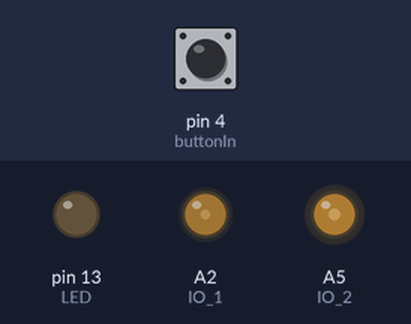
Recording of a program running on a simulated Teensy 3. Parts: output pins drawn as LEDs (lit = HIGH). Inputs (shaded band) come from the test bench; at power-on: pin 4 (buttonIn) HIGH.

Above: at 1.25 s.
1.3 s: pin 4 (buttonIn) pulled LOW for 0.15 s
At 1.8 s:
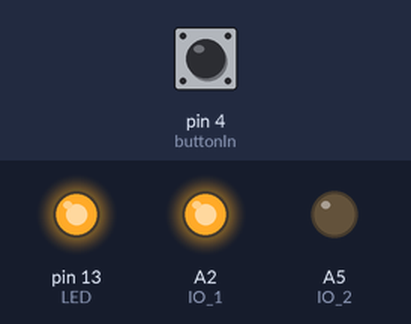
4.3 s: pin 4 (buttonIn) pulled LOW for 1 s
At 6.6 s:
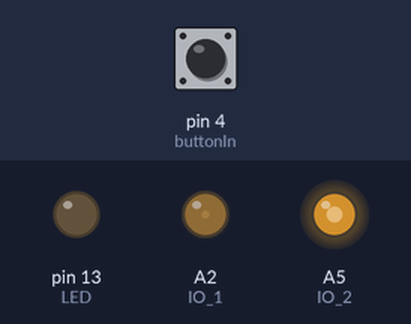
7.7 s: pin 4 (buttonIn) pulled LOW for 0.15 s
At 8.2 s:
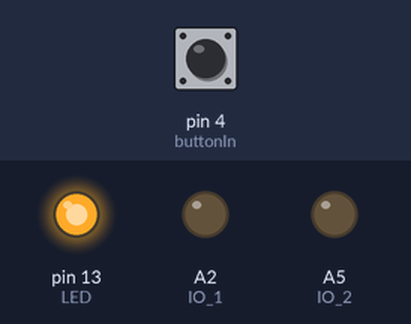
Timing chart, 0 to 16.7 s (numbered marks = the images above; inputs shaded):
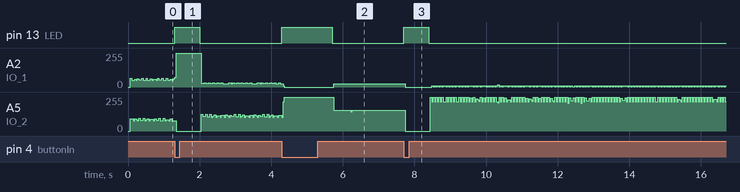

The program:

main.cpp
```cpp
///////////////////////////////////////////////////////
// Created by Jacob Sickafoose on 4/16/22            //
// Updated for the Crow Prototype                    //
// design is outlined in the deliverable, 4.?.?      //
///////////////////////////////////////////////////////
#include <Arduino.h>

//////////////////////
// PUBLIC # DEFINES //
//////////////////////
#define buttonIn 4   // Defines the button input pin as 4
#define period 10000  // Frequency of signal in microseconds

#define IO_1 16     // Defines two IO pins switch the H-Bridge for pair 1
#define IO_2 19     // pair1_pin1 and pair1_pin2 corresponding to pin 10 and 11 on the board

/*-----------------------------------------------------------------------------------------------*/
/*----------------Beginning of the private section which should remain unchanged-----------------*/
/*-----------------------------------------------------------------------------------------------*/

///////////////////////
// PRIVATE # DEFINES //
///////////////////////
#define LED LED_BUILTIN   // Gives the LED a better name

///////////////////////
// PRIVATE Variables //
///////////////////////
elapsedMicros usec;           // Creates microsecond timer variable
elapsedMillis milli;

uint16_t LED_Delay = 0;
uint8_t timerMode = 0;        // Stores the flipflop for IO pins to swap positions in time
uint8_t LED_ON_FLAG = 0;
int IO_Duty = 0;
int IO_Delay = 0;             // Stores delay number for IO
int Off_Delay = 0;
uint16_t subdivisions = 1, counter = 1;
uint8_t pinChange = 1;

////////////////
// Board INIT //
////////////////
void setup() {
  // Intializing Pins as Outputs
  pinMode(LED, OUTPUT);
  pinMode(IO_1, OUTPUT);
  pinMode(IO_2, OUTPUT);

  // Inits the buttonIn pin
  pinMode(buttonIn, INPUT);

  digitalWrite(LED, LOW);     // Inits LED as off
  digitalWrite(IO_1, LOW);
  digitalWrite(IO_2, LOW);

  Off_Delay = period/2;
  IO_Delay = 1750;
}


///////////////
// MAIN LOOP //
///////////////
void loop() {
  // Changes the frequency if if button is pressed
  if (!digitalRead(buttonIn)){ // If button is pressed, meaning logic LOW
    // Display LED on
    digitalWrite(LED, HIGH);

    if (subdivisions == 4){
      subdivisions = 35;
    }
    else if (subdivisions == 35){
      subdivisions = 105;
    }
    else if (subdivisions == 105){
      subdivisions = 175;
    }
    else if (subdivisions >= 175){
      subdivisions = 1;
    }
    else {
      subdivisions++;
    }

    // Delay by 2 seconds for some debouncing
    delay(700);
  }
  else {
    digitalWrite(LED, LOW); // LED off when it is not changing mode
  }


  // Timer for LED flashing
  if (milli > LED_Delay){
    milli = 0;

    if (LED_ON_FLAG == 1) {
      digitalWrite(LED, HIGH);
      LED_ON_FLAG = 0;
      LED_Delay = 100;
    }
    else{
      digitalWrite(LED, LOW);
      LED_ON_FLAG = 1;
      LED_Delay = 2000;
    }

  }


  // Code to calculate IO_Delay from subdivisions
  IO_Delay = 1750/subdivisions;


  // Timer for setting IO High/Low Values
  // Electrode 0V
  if (timerMode == 0){
    if (pinChange){
      digitalWrite(IO_1, LOW);
      digitalWrite(IO_2, LOW);
      pinChange = 0;
    }
    if (usec > Off_Delay){
      usec = 0;

      timerMode = 1;
      pinChange = 1;
    }
  }
  // Electrode HIGH
  if (timerMode == 1){
    if (pinChange){
      digitalWrite(IO_1, HIGH);
      digitalWrite(IO_2, LOW);
      pinChange = 0;
    }
    if (usec > IO_Delay){
      usec = 0;

      timerMode = 2;
      pinChange = 1;
    }
  }
  // Electrode LOW
  if (timerMode == 2){
    if (pinChange){
      digitalWrite(IO_1, LOW);
      digitalWrite(IO_2, HIGH);
      pinChange = 0;
    }
    if (usec > IO_Delay){
      usec = 0;

      if (counter < subdivisions){ // Now the counter determines if it goes HIGH again or goes back to 0V state
        timerMode = 1;
        counter++;
      }
      else{
        counter = 1;
        timerMode = 0;
      }

      pinChange = 1;
    }
  }
}
```

Measured:
- after the input at 1.3 s, pin 13 (LED): LOW → HIGH at once, → LOW 0.70 s later
- after the input at 4.3 s, pin 13 (LED): LOW → HIGH at once, → LOW 1.4 s later
- after the input at 7.7 s, pin 13 (LED): LOW → HIGH at once, → LOW 0.70 s later
